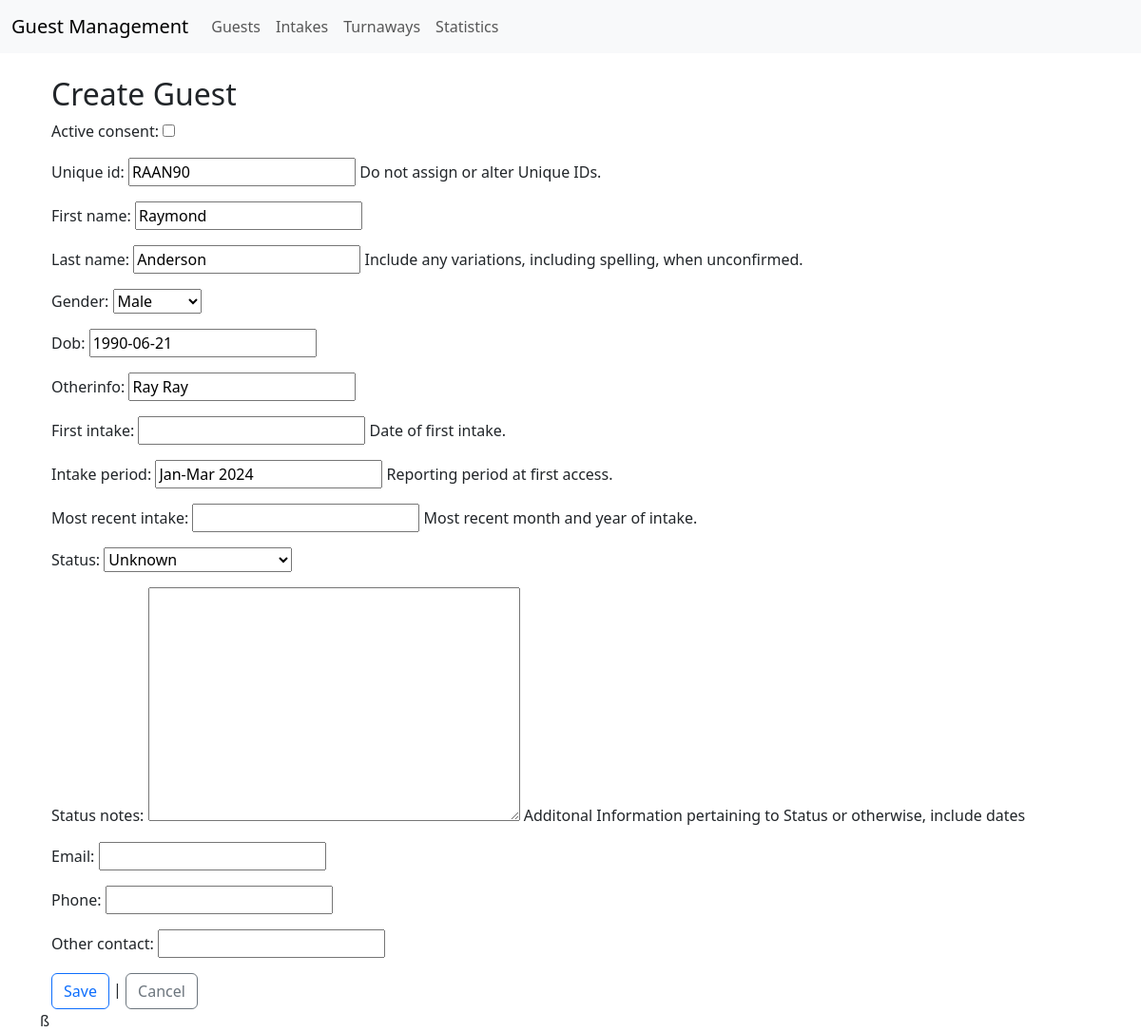
The app's page /guest/168/edit/ with its own data.
### overnight/models.py (models this page shows, shortened)
class Guest(models.Model):
    active_consent = models.BooleanField(default=False)
    unique_id = models.CharField(max_length=6, unique=True, blank=True, null=True, help_text='Do not assign or alter Unique IDs.')
    first_name = models.CharField(max_length=100)
    last_name = models.CharField(max_length=100, help_text='Include any variations, including spelling, when unconfirmed.')
    gender = models.ForeignKey('Gender', on_delete=models.CASCADE, null=True, blank=True)
    dob = models.DateField(null=True, blank=True)
    otherinfo = models.CharField(max_length=500, blank=True, null=True)
    first_intake = models.DateField(null=True, blank=True, help_text='Date of first intake.')
    intake_period = models.CharField(max_length=20, blank=True, null=True, help_text='Reporting period at first access.') #Period of guest's first intake
    most_recent_intake = models.DateField(null=True, blank=True, help_text='Most recent month and year of intake.')
    status = models.ForeignKey('Status', on_delete=models.CASCADE, null=True, blank=True)
    status_notes = models.TextField(max_length=1000, blank=True, null=True, help_text='Additonal Information pertaining to Status or otherwise, include dates')
    email = models.EmailField(max_length=254, blank=True, null=True)
    phone = models.CharField(max_length=20, blank=True, null=True)
    other_contact = models.CharField(max_length=100, blank=True, null=True)
    class Meta:
        ordering = ['last_name', 'first_name']

class Gender(models.Model):
    gender = models.CharField(max_length=50)
    description = models.CharField(max_length=100, blank=True, null=True)
    class Meta:
        ordering = ['gender']
    def __str__(self):
        return self.gender

class Status(models.Model):
    status = models.CharField(max_length=50)
    description = models.CharField(max_length=100, blank=True, null=True)
    class Meta:
        verbose_name_plural = 'Statuses'
        ordering = ['status']
    def __str__(self):
        return self.status

### overnight/views.py (the view)
# urls.py: path('guest/<int:pk>/edit/', views.update_guest, name='update_guest'),
def update_guest(request, pk):
    guest = get_object_or_404(Guest, pk=pk)
    if request.method == 'POST':
        form = GuestForm(request.POST, instance=guest)
        if form.is_valid():
            form.save()
            return redirect('guest_list')
    else:
        form = GuestForm(instance=guest)
    return render(request, 'guest_form.html', {'form': form})

### overnight/forms.py
class GuestForm(forms.ModelForm):
    class Meta:
        model = Guest
        fields = '__all__'
        widgets = {
            'date': DateInput
        }

### overnight/templates/guest_form.html (shortened to what this page needs)
{% extends "base.html" %}
{% block content %}
<div class="container-md">
<h2>{% if contact %}Edit{% else %}Create{% endif %} Guest</h2>
  <form method="post">
    {{ form.as_p }}
    <button class="btn btn-outline-primary" type="submit">Save</button> |
    <a class="btn btn-outline-secondary" href="{% url 'guest_list' %}">Cancel</a>
  </form>
</div>ß
{% endblock %}

### records on screen
Guest: unique_id "RAAN90", first_name "Raymond", last_name "Anderson", dob "1990-06-21", otherinfo "Ray Ray", intake_period "Jan-Mar 2024"
Gender: gender "Male"
Status: status "Unknown"
